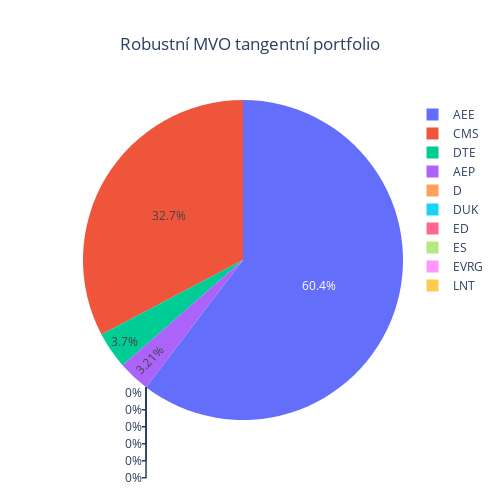

This figure's notebook cell:
### Code cell
weightsLWCorrelationTangent = MVOTangentPortfolio(prices = prices, cov_matrix_method = "ledoit_cc")
weightsPlot(weightsLWCorrelationTangent, title = "Robustní MVO tangentní portfolio")

### Figure 1 — Plotly figure (JSON) as saved in the notebook; plotly's stock layout.template omitted (floating-point values rounded to 4 significant figures)
{"data": [{"labels": ["AEE", "AEP", "CMS", "D", "DTE", "DUK", "ED", "ES", "EVRG", "LNT"], "type": "pie", "values": [0.6036, 0.03212, 0.3272, 0, 0.03704, 0, 0, 0, 0, 0]}], "layout": {"height": 500, "title": {"text": "Robustní MVO tangentní portfolio", "x": 0.5}, "width": 500}}
